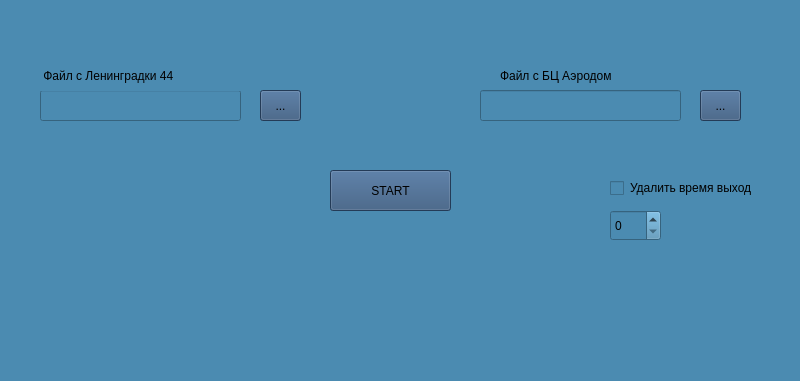
<?xml version="1.0" encoding="UTF-8"?>
<ui version="4.0">
 <class>MainWindow</class>
 <widget class="QMainWindow" name="MainWindow">
  <property name="geometry">
   <rect>
    <x>0</x>
    <y>0</y>
    <width>800</width>
    <height>381</height>
   </rect>
  </property>
  <property name="windowTitle">
   <string>MainWindow</string>
  </property>
  <property name="styleSheet">
   <string notr="true">background-color: rgb(75, 139, 177);</string>
  </property>
  <widget class="QWidget" name="centralwidget">
   <widget class="QLineEdit" name="lineEdit">
    <property name="geometry">
     <rect>
      <x>40</x>
      <y>90</y>
      <width>201</width>
      <height>31</height>
     </rect>
    </property>
   </widget>
   <widget class="QLabel" name="label">
    <property name="geometry">
     <rect>
      <x>500</x>
      <y>60</y>
      <width>161</width>
      <height>31</height>
     </rect>
    </property>
    <property name="styleSheet">
     <string notr="true">font: 14pt &quot;Times New Roman&quot;;</string>
    </property>
    <property name="text">
     <string>Файл с БЦ Аэродом</string>
    </property>
   </widget>
   <widget class="QLineEdit" name="lineEdit_2">
    <property name="geometry">
     <rect>
      <x>480</x>
      <y>90</y>
      <width>201</width>
      <height>31</height>
     </rect>
    </property>
   </widget>
   <widget class="QLabel" name="label_2">
    <property name="geometry">
     <rect>
      <x>40</x>
      <y>60</y>
      <width>201</width>
      <height>31</height>
     </rect>
    </property>
    <property name="styleSheet">
     <string notr="true">font: 14pt &quot;Times New Roman&quot;;</string>
    </property>
    <property name="text">
     <string> Файл с Ленинградки 44</string>
    </property>
   </widget>
   <widget class="QToolButton" name="toolButton_2">
    <property name="geometry">
     <rect>
      <x>700</x>
      <y>90</y>
      <width>41</width>
      <height>31</height>
     </rect>
    </property>
    <property name="styleSheet">
     <string notr="true">background-color: rgb(50, 83, 122);</string>
    </property>
    <property name="text">
     <string>...</string>
    </property>
   </widget>
   <widget class="QPushButton" name="pushButton">
    <property name="geometry">
     <rect>
      <x>330</x>
      <y>170</y>
      <width>121</width>
      <height>41</height>
     </rect>
    </property>
    <property name="styleSheet">
     <string notr="true">background-color: rgb(50, 83, 122);
font: 8pt &quot;Times New Roman&quot;;</string>
    </property>
    <property name="text">
     <string>START</string>
    </property>
   </widget>
   <widget class="QToolButton" name="toolButton">
    <property name="geometry">
     <rect>
      <x>260</x>
      <y>90</y>
      <width>41</width>
      <height>31</height>
     </rect>
    </property>
    <property name="styleSheet">
     <string notr="true">background-color: rgb(50, 83, 122);</string>
    </property>
    <property name="text">
     <string>...</string>
    </property>
   </widget>
   <widget class="QSpinBox" name="spinBox">
    <property name="geometry">
     <rect>
      <x>610</x>
      <y>210</y>
      <width>51</width>
      <height>31</height>
     </rect>
    </property>
   </widget>
   <widget class="QCheckBox" name="checkBox">
    <property name="geometry">
     <rect>
      <x>610</x>
      <y>180</y>
      <width>16</width>
      <height>17</height>
     </rect>
    </property>
    <property name="text">
     <string/>
    </property>
   </widget>
   <widget class="QLabel" name="label_3">
    <property name="geometry">
     <rect>
      <x>630</x>
      <y>180</y>
      <width>121</width>
      <height>16</height>
     </rect>
    </property>
    <property name="text">
     <string>Удалить время выхода</string>
    </property>
   </widget>
  </widget>
  <widget class="QMenuBar" name="menubar">
   <property name="geometry">
    <rect>
     <x>0</x>
     <y>0</y>
     <width>800</width>
     <height>21</height>
    </rect>
   </property>
  </widget>
  <widget class="QStatusBar" name="statusbar"/>
 </widget>
 <resources>
  <include location="../../../Desktop/Новотранс русс лого.qrc"/>
 </resources>
 <connections/>
</ui>
